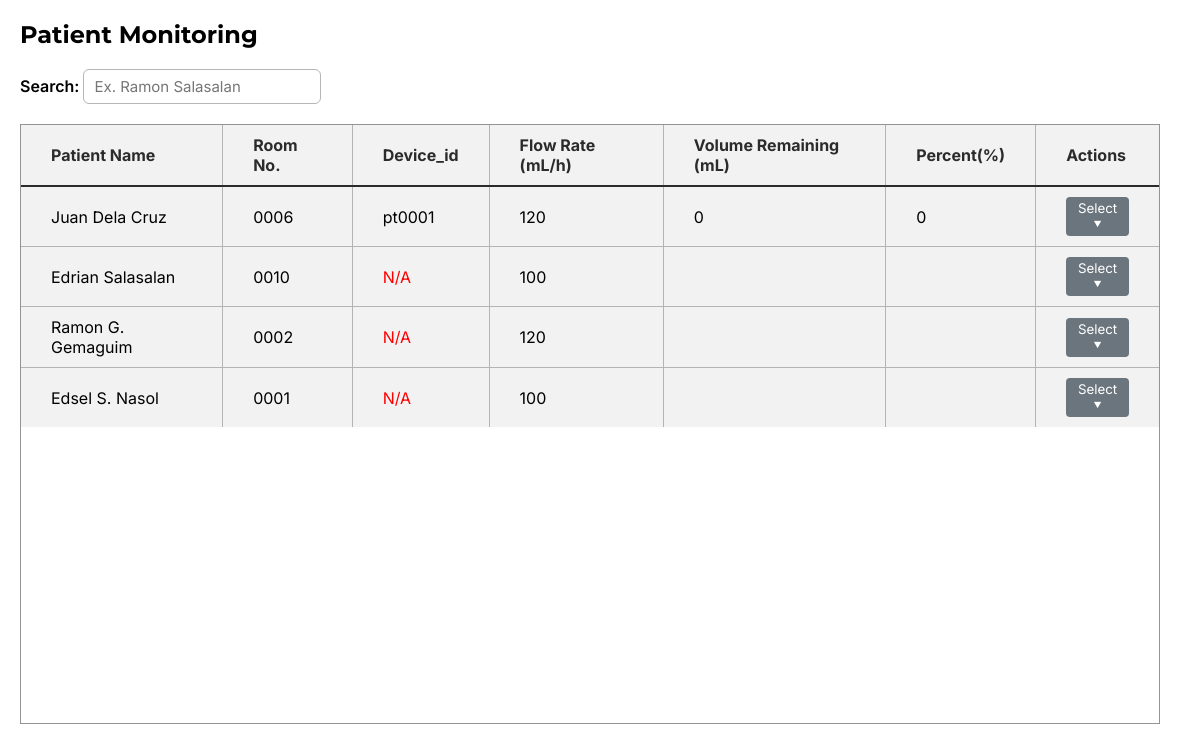
Page /admin/monitoring.php (signed in) on the committed database.
### tables this page shows
CREATE TABLE `doc_orders` (
  `id` int(11) NOT NULL,
  `patient_name` varchar(255) NOT NULL,
  `room_number` varchar(10) NOT NULL,
  `iv_fluid_name` varchar(255) NOT NULL,
  `volume` int(10) NOT NULL,
  `flow_rate` int(10) NOT NULL,
  `incorp` varchar(255) NOT NULL,
  `ivf_no` varchar(255) NOT NULL,
  `date_started` varchar(255) NOT NULL,
  `time_started` varchar(255) NOT NULL DEFAULT '''current_timestamp()''',
  `date_consumed` varchar(255) NOT NULL,
  `time_consumed` varchar(255) NOT NULL,
  `nurse` varchar(255) NOT NULL,
  `device_id` varchar(50) NOT NULL
);

CREATE TABLE `iv_data` (
  `device_id` varchar(50) NOT NULL,
  `liter` float NOT NULL,
  `percent` int(11) NOT NULL,
  `flow_rate_sensor` int(11) NOT NULL,
  `time` timestamp NOT NULL DEFAULT current_timestamp() ON UPDATE current_timestamp()
);

### admin/function/monitoring/monitored_patient.php (the view, shortened to what this page needs)
<?php
include 'db.php';
$sql = "SELECT do.id, do.patient_name,  do.room_number, do.flow_rate, do.nurse, do.iv_fluid_name, do.volume, do.incorp, do.ivf_no, do.date_started, do.time_started, do.date_consumed, do.time_consumed, do.nurse, do.device_id,
               iv.device_id, iv.liter, iv.percent
        FROM doc_orders do
        LEFT JOIN iv_data iv ON do.device_id = iv.device_id
        ORDER BY do.id DESC";
$result = $conn->query($sql);
if ($result && $result->num_rows > 0) {
    while ($row = $result->fetch_assoc()) {
        echo "<tr>";
        echo "<td>" . htmlspecialchars($row['patient_name']) . "</td>";
        echo "<td>" . htmlspecialchars($row['room_number']) . "</td>";
        echo "<td>" . (empty($row['device_id']) ? "<p style='color: red;'>N/A</p>" : htmlspecialchars($row['device_id'])) . "</td>";
        echo "<td>" . htmlspecialchars($row['flow_rate']) . "</td>";
        echo "<td>" . htmlspecialchars($row['liter']) . "</td>";
        echo "<td>" . htmlspecialchars($row['percent']) . "</td>";
        echo "<td>
                <div class='dropdown'>
                    <button class='dropdown-button' onclick='toggleDropdown(event)'>Select &#11206;</button>
                    <div class='dropdown-menu'>
                        <a href='#' onclick=\"openEditModal(
                            '{$row['id']}',
                            '{$row['patient_name']}',
                            '{$row['room_number']}',
                            '{$row['iv_fluid_name']}',
                            '{$row['volume']}',
                            '{$row['flow_rate']}',
                            '{$row['incorp']}',
                            '{$row['ivf_no']}',
                            '{$row['date_started']}',
                            '{$row['time_started']}',
                            '{$row['date_consumed']}',
                            '{$row['time_consumed']}',
                            '{$row['nurse']}',
                            '{$row['device_id']}'
                        )\">View</a>
                        <a href='function/discharge/discharge.php?id={$row['id']}' onclick='return confirm(\"Are you sure to DISCHARGE this patient?\");'>Discharge</a>
                    </div>
                </div>
              </td>";
        echo "</tr>";
    }
} else {
    echo "<tr><td colspan='6' style='color: red;'>No patients found</td></tr>";
}
?>

### assets/monitor.css (style rules this page uses)
* { margin: 0; padding: 0; box-sizing: border-box; }
td, th { border: 1px solid #b4b4b4; padding: 10px 30px 10px 30px; background-color: #f2f2f2; }
tr:last-child td { border-bottom: none; }
td:first-child, th:first-child { border-left: none; }
td:last-child, th:last-child { border-right: none; }

### admin/function/management/delete.css (style rules this page uses)
.dropdown { position: relative; display: inline-block; }
.dropdown-button { padding: 3px 5px 3px 5px; cursor: pointer; border: none; background-color: #6b757d; color: white; border-radius: 4px; }

### admin/function/monitoring/view-details.css (style rules this page uses)
* { margin: 0; padding: 0; box-sizing: border-box; font-family: 'Inter', system-ui, -apple-system, BlinkMacSystemFont, 'Segoe UI', Roboto, Oxygen, Ubuntu, Cantarell, 'Open Sans', 'Helvetica Neue', sans-serif; }

### rows in the picture
doc_orders: patient_name "Juan Dela Cruz", room_number "0006", device.device_id "pt0001", flow_rate "120", device.liter "0", device.percent "0"
doc_orders: patient_name "Edrian Salasalan", room_number "0010", shows "N/A", flow_rate "100"
doc_orders: patient_name "Ramon G. Gemaguim", room_number "0002", shows "N/A", flow_rate "120"
doc_orders: patient_name "Edsel S. Nasol", room_number "0001", shows "N/A", flow_rate "100"
